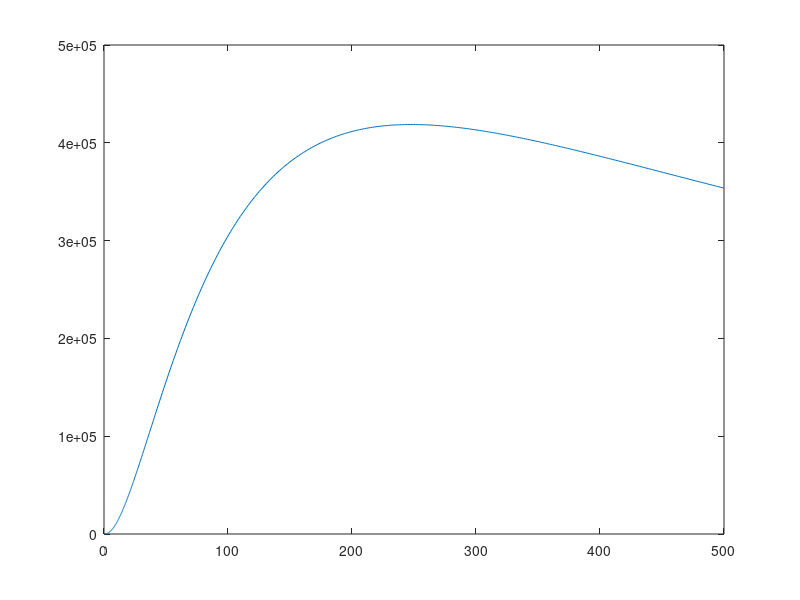

MATLAB code to generate this figure:
function [t,x] = infection_age_coinf

%%%%%%%%%%%%%%%%%%%%%%%%%%%%%%
% states
% x(1) = target cell (#/mL)
% x(2) = BV ITR/GOI (#/mL) 
% x(3) = BV rep/cap (#/mL) 
% x(4:4+Nage_bins_goi) = infected ITR/GOI (#/mL) 
% x(5+Nage_bins_goi:end) = infected rep/cap (#/mL)
% x(6) = co-infected (#/mL)

C0=1e6; % #/mL
MOIgoi=10; 
MOIrc=10;  

Vgoi0=C0*MOIgoi; % #/mL
Vrc0=C0*MOIrc; % #/mL

% infection age discretization grid
DTage_goi=1;
maxAge_goi=50;
Nage_bins_goi=maxAge_goi/DTage_goi+1;

DTage_rc=DTage_goi;
maxAge_rc=maxAge_goi;
Nage_bins_rc=maxAge_rc/DTage_rc+1;

% Simulation
x0=[C0 Vgoi0 Vrc0 zeros(1,Nage_bins_rc*Nage_bins_goi),...
    zeros(1,Nage_bins_goi) zeros(1,Nage_bins_rc)];

k_bind=1.3e-9; % virus*mL/cell/min
mu=0.028*0; % 1/h
k_deathT=8e-5; % 1/h
k_deathI=0.0017; % 1/h
k_degrBV=7e-3; %1/h

% indexes
start_goi=4;
end_goi=3+Nage_bins_goi;
start_rc=4+Nage_bins_goi;
end_rc=3+Nage_bins_goi+Nage_bins_rc;

[t,x]=ode23(@inf_model,[0 500],x0);

% plot(t,sum(x(:,4:3+Nage_bins_goi),2))
plot(t,sum(x(:,end_rc+1:end),2))
% hold on
% plot(t,sum(x(:,4+Nage_bins_goi:3+Nage_bins_goi+Nage_bins_rc),2))
% plot(t,x(:,end))
% plot(t,x(:,1))
% plot(t,x(:,1)+sum(x(:,4:end),2))
hold on
% plot(t,x(:,1))

function dxdt = inf_model(t,x)
    dxdt=zeros(length(x),1);
    totI_goi=sum(x(start_goi:end_goi));
    totI_rc=sum(x(start_rc:end_rc));   
%     C=reshape(,Nage_bins_goi,Nage_bins_rc);
    C=x(end_rc+1:end);
    totCo=sum(C);
%     dCdt=zeros(Nage_bins_goi,Nage_bins_rc);
    
    dxdt(1)=mu*x(1)-k_deathT*x(1)-k_bind*x(1)*(x(2)+x(3)); % target cells
    dxdt(2)=-k_bind*x(2)*(x(1)+totI_goi+totI_rc+totCo)-k_degrBV*x(2); % BV ITR/GOI (#/mL) 
    dxdt(3)=-k_bind*x(3)*(x(1)+totI_goi+totI_rc+totCo)-k_degrBV*x(3); % BV rep/cap (#/mL) 
    
    % infected ITR/GOI: first and last age bin
    dxdt(start_goi)=k_bind*x(1)*x(2)-k_bind*x(start_goi)*x(3)-...
        k_deathI*x(start_goi)-...
        x(start_goi)/DTage_goi; % infected ITR/GOI (#/mL) 
    dxdt(end_goi)=x(end_goi-1)/DTage_goi-k_bind*x(end_goi)*x(3)-...
        k_deathI*x(end_goi);
     
    % infected rep/cap: first and last age bin
    dxdt(start_rc)=k_bind*x(1)*x(3)-k_bind*x(start_rc)*x(2)-...
        x(start_rc)/DTage_rc-k_deathI*x(start_rc); % infected rep/cap - age 0 (#/mL)  
    dxdt(end_rc)=x(end_rc-1)/DTage_rc-k_bind*x(end_rc)*x(2)-...
        k_deathI*x(end_rc);

    %co-infected
    dxdt(end_rc+1)=k_bind*x(start_goi)*x(3)+k_bind*x(start_rc)*x(2)-...
        k_deathI*C(1);
    dxdt(end_rc+Nage_bins_goi)=k_bind*x(end_goi)*x(3)-k_deathI*C(Nage_bins_goi);
    dxdt(end_rc+Nage_bins_goi*Nage_bins_rc)=k_bind*x(end_rc)*x(2)-...
        k_deathI*C(Nage_bins_goi*Nage_bins_rc);

    % infected cells: intermediate age bins
    for i = 1:Nage_bins_goi-2
        dxdt(start_goi+i)=(x(start_goi+i-1)-x(4+i))/DTage_goi-...
            k_bind*x(start_goi+i)*x(3)-k_deathI*x(start_goi+i);
        dxdt(start_rc+i)=(x(start_rc+i-1)-x(start_rc+i))/...
            DTage_rc-k_bind*x(start_rc+i)*x(2)-k_deathI*x(start_rc+i);
        dxdt(end_rc+i)=k_bind*x(start_goi+i)*x(3)-k_deathI*C(end_rc+i);
        dxdt(end_rc+i+Nage_bins_rc*(Nage_bins_goi-1))=...
            k_bind*x(start_rc+i)*x(2)-...
            k_deathI*C(i+Nage_bins_rc*(Nage_bins_goi-1));
    end 

%     % co-infected
%     for i = 1 : Nage_bins_goi
%         for j = 1 : Nage_bins_rc
% 
% 
%         end
%     end
%     dxdt(end_rc+1:end)=reshape(dCdt,1,Nage_bins_goi*Nage_bins_rc);
% dxdt(end_rc+1:end_rc*2)=C(:,1);
%     dxdt(end)=k_bind*(totI_goi*x(3)+x(2)*totI_rc)-k_deathI*x(end); % co-infected (#/mL)

%          
end

end